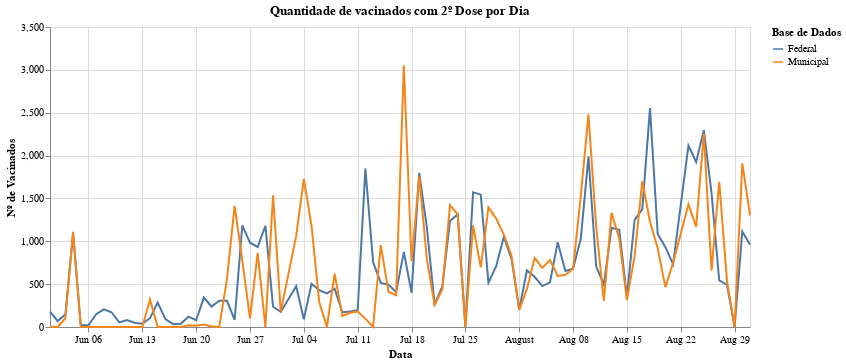

Notebook cell for this chart:
### Markdown cell above
### Aplicações da 2º Dose por Dia

### Code cell
alt.Chart(vacinados2DosePorDia).mark_line().encode(
    alt.X('data:T', title='Data'),
    alt.Y('aplic_por_dia:Q', title='Nº de Vacinados'),
    alt.Color('fonte_dados:N', title='Base de Dados')
).properties(
    width=700,
    title='Quantidade de vacinados com 2º Dose por Dia'
)

### Figure 1 — Vega-Lite specification as saved in the notebook (floating-point values rounded to 4 significant figures; data arrays with more than 128 entries replaced by an {"elided": "..."} marker saying what was removed)
{"config": {"view": {"continuousWidth": 400, "continuousHeight": 300}}, "data": {"name": "data-237755d6108ea28785bb0cf876db5ff9"}, "mark": "line", "encoding": {"color": {"type": "nominal", "field": "fonte_dados", "title": "Base de Dados"}, "x": {"type": "temporal", "field": "data", "title": "Data"}, "y": {"type": "quantitative", "field": "aplic_por_dia", "title": "Nº de Vacinados"}}, "title": "Quantidade de vacinados com 2º Dose por Dia", "width": 700, "$schema": "https://vega.github.io/schema/vega-lite/v4.8.1.json", "datasets": {"data-237755d6108ea28785bb0cf876db5ff9": {"elided": "180 records"}}}
